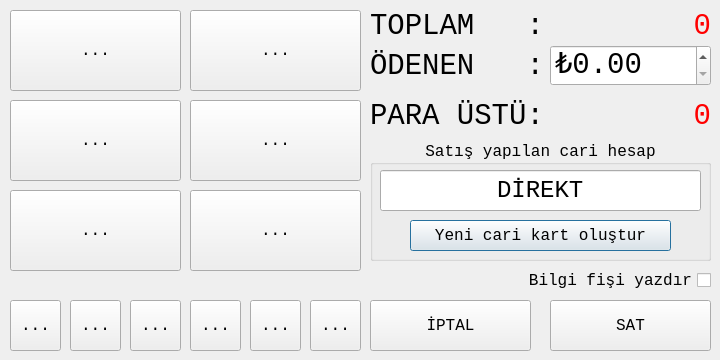
<?xml version="1.0" encoding="UTF-8"?>
<ui version="4.0">
 <class>SatisYapForm</class>
 <widget class="QDialog" name="SatisYapForm">
  <property name="geometry">
   <rect>
    <x>0</x>
    <y>0</y>
    <width>720</width>
    <height>360</height>
   </rect>
  </property>
  <property name="minimumSize">
   <size>
    <width>720</width>
    <height>360</height>
   </size>
  </property>
  <property name="maximumSize">
   <size>
    <width>720</width>
    <height>360</height>
   </size>
  </property>
  <property name="font">
   <font>
    <family>Monospace</family>
    <pointsize>12</pointsize>
   </font>
  </property>
  <property name="acceptDrops">
   <bool>false</bool>
  </property>
  <property name="windowTitle">
   <string>SATIŞI YAP</string>
  </property>
  <property name="windowIcon">
   <iconset resource="images.qrc">
    <normaloff>:/images/ui/mhss.png</normaloff>:/images/ui/mhss.png</iconset>
  </property>
  <widget class="QLabel" name="label">
   <property name="geometry">
    <rect>
     <x>370</x>
     <y>10</y>
     <width>171</width>
     <height>31</height>
    </rect>
   </property>
   <property name="font">
    <font>
     <family>Monospace</family>
     <pointsize>22</pointsize>
    </font>
   </property>
   <property name="text">
    <string>TOPLAM   :</string>
   </property>
  </widget>
  <widget class="QLabel" name="toplamLBL">
   <property name="geometry">
    <rect>
     <x>550</x>
     <y>10</y>
     <width>161</width>
     <height>31</height>
    </rect>
   </property>
   <property name="font">
    <font>
     <family>Monospace</family>
     <pointsize>22</pointsize>
    </font>
   </property>
   <property name="styleSheet">
    <string notr="true">color: rgb(255, 0, 0);</string>
   </property>
   <property name="text">
    <string>0</string>
   </property>
   <property name="alignment">
    <set>Qt::AlignRight|Qt::AlignTrailing|Qt::AlignVCenter</set>
   </property>
  </widget>
  <widget class="QLabel" name="label_3">
   <property name="geometry">
    <rect>
     <x>370</x>
     <y>50</y>
     <width>171</width>
     <height>31</height>
    </rect>
   </property>
   <property name="font">
    <font>
     <family>Monospace</family>
     <pointsize>22</pointsize>
    </font>
   </property>
   <property name="text">
    <string>ÖDENEN   :</string>
   </property>
  </widget>
  <widget class="QLabel" name="label_4">
   <property name="geometry">
    <rect>
     <x>370</x>
     <y>100</y>
     <width>171</width>
     <height>31</height>
    </rect>
   </property>
   <property name="font">
    <font>
     <family>Monospace</family>
     <pointsize>22</pointsize>
    </font>
   </property>
   <property name="text">
    <string>PARA ÜSTÜ:</string>
   </property>
  </widget>
  <widget class="QLabel" name="ParaUstuLBL">
   <property name="geometry">
    <rect>
     <x>550</x>
     <y>100</y>
     <width>161</width>
     <height>31</height>
    </rect>
   </property>
   <property name="font">
    <font>
     <family>Monospace</family>
     <pointsize>22</pointsize>
    </font>
   </property>
   <property name="styleSheet">
    <string notr="true">color: rgb(255, 0, 0);</string>
   </property>
   <property name="text">
    <string>0</string>
   </property>
   <property name="alignment">
    <set>Qt::AlignRight|Qt::AlignTrailing|Qt::AlignVCenter</set>
   </property>
  </widget>
  <widget class="QGroupBox" name="groupBox">
   <property name="geometry">
    <rect>
     <x>370</x>
     <y>140</y>
     <width>341</width>
     <height>121</height>
    </rect>
   </property>
   <property name="title">
    <string>Satış yapılan cari hesap</string>
   </property>
   <property name="alignment">
    <set>Qt::AlignCenter</set>
   </property>
   <widget class="QLineEdit" name="CariLineEdit">
    <property name="geometry">
     <rect>
      <x>10</x>
      <y>30</y>
      <width>321</width>
      <height>41</height>
     </rect>
    </property>
    <property name="font">
     <font>
      <family>Monospace</family>
      <pointsize>18</pointsize>
     </font>
    </property>
    <property name="text">
     <string>DİREKT</string>
    </property>
    <property name="alignment">
     <set>Qt::AlignCenter</set>
    </property>
   </widget>
   <widget class="QPushButton" name="pushButton_3">
    <property name="geometry">
     <rect>
      <x>40</x>
      <y>80</y>
      <width>261</width>
      <height>31</height>
     </rect>
    </property>
    <property name="text">
     <string>Yeni cari kart oluştur</string>
    </property>
    <property name="icon">
     <iconset resource="images.qrc">
      <normaloff>:/images/ui/identity-card.png</normaloff>:/images/ui/identity-card.png</iconset>
    </property>
    <property name="iconSize">
     <size>
      <width>24</width>
      <height>24</height>
     </size>
    </property>
   </widget>
  </widget>
  <widget class="QPushButton" name="iptalBtn">
   <property name="geometry">
    <rect>
     <x>370</x>
     <y>300</y>
     <width>161</width>
     <height>51</height>
    </rect>
   </property>
   <property name="text">
    <string>İPTAL</string>
   </property>
   <property name="icon">
    <iconset resource="images.qrc">
     <normaloff>:/images/ui/remove.png</normaloff>:/images/ui/remove.png</iconset>
   </property>
   <property name="iconSize">
    <size>
     <width>32</width>
     <height>32</height>
    </size>
   </property>
  </widget>
  <widget class="QPushButton" name="satBtn">
   <property name="geometry">
    <rect>
     <x>550</x>
     <y>300</y>
     <width>161</width>
     <height>51</height>
    </rect>
   </property>
   <property name="text">
    <string>SAT</string>
   </property>
   <property name="icon">
    <iconset resource="images.qrc">
     <normaloff>:/images/ui/check.png</normaloff>:/images/ui/check.png</iconset>
   </property>
   <property name="iconSize">
    <size>
     <width>32</width>
     <height>32</height>
    </size>
   </property>
  </widget>
  <widget class="QDoubleSpinBox" name="OdenendoubleSpinBox">
   <property name="geometry">
    <rect>
     <x>550</x>
     <y>45</y>
     <width>161</width>
     <height>41</height>
    </rect>
   </property>
   <property name="font">
    <font>
     <family>Monospace</family>
     <pointsize>22</pointsize>
    </font>
   </property>
   <property name="buttonSymbols">
    <enum>QAbstractSpinBox::UpDownArrows</enum>
   </property>
   <property name="prefix">
    <string>₺</string>
   </property>
   <property name="maximum">
    <double>999999.989999999990687</double>
   </property>
  </widget>
  <widget class="QCheckBox" name="fischeckBox">
   <property name="geometry">
    <rect>
     <x>520</x>
     <y>270</y>
     <width>191</width>
     <height>21</height>
    </rect>
   </property>
   <property name="layoutDirection">
    <enum>Qt::RightToLeft</enum>
   </property>
   <property name="text">
    <string>Bilgi fişi yazdır</string>
   </property>
  </widget>
  <widget class="QToolButton" name="toolButton5TL">
   <property name="geometry">
    <rect>
     <x>190</x>
     <y>190</y>
     <width>171</width>
     <height>81</height>
    </rect>
   </property>
   <property name="text">
    <string>...</string>
   </property>
   <property name="icon">
    <iconset resource="images.qrc">
     <normaloff>:/images/ui/5-TL-banknot.png</normaloff>:/images/ui/5-TL-banknot.png</iconset>
   </property>
   <property name="iconSize">
    <size>
     <width>869</width>
     <height>402</height>
    </size>
   </property>
  </widget>
  <widget class="QToolButton" name="toolButton10TL">
   <property name="geometry">
    <rect>
     <x>190</x>
     <y>100</y>
     <width>171</width>
     <height>81</height>
    </rect>
   </property>
   <property name="text">
    <string>...</string>
   </property>
   <property name="icon">
    <iconset resource="images.qrc">
     <normaloff>:/images/ui/10-TL-banknot.png</normaloff>:/images/ui/10-TL-banknot.png</iconset>
   </property>
   <property name="iconSize">
    <size>
     <width>869</width>
     <height>402</height>
    </size>
   </property>
  </widget>
  <widget class="QToolButton" name="toolButton20TL">
   <property name="geometry">
    <rect>
     <x>190</x>
     <y>10</y>
     <width>171</width>
     <height>81</height>
    </rect>
   </property>
   <property name="text">
    <string>...</string>
   </property>
   <property name="icon">
    <iconset resource="images.qrc">
     <normaloff>:/images/ui/20-TL-banknot.png</normaloff>:/images/ui/20-TL-banknot.png</iconset>
   </property>
   <property name="iconSize">
    <size>
     <width>869</width>
     <height>402</height>
    </size>
   </property>
  </widget>
  <widget class="QToolButton" name="toolButton200TL">
   <property name="geometry">
    <rect>
     <x>10</x>
     <y>10</y>
     <width>171</width>
     <height>81</height>
    </rect>
   </property>
   <property name="text">
    <string>...</string>
   </property>
   <property name="icon">
    <iconset resource="images.qrc">
     <normaloff>:/images/ui/200-TL-banknot.png</normaloff>:/images/ui/200-TL-banknot.png</iconset>
   </property>
   <property name="iconSize">
    <size>
     <width>869</width>
     <height>402</height>
    </size>
   </property>
  </widget>
  <widget class="QToolButton" name="toolButton100TL">
   <property name="geometry">
    <rect>
     <x>10</x>
     <y>100</y>
     <width>171</width>
     <height>81</height>
    </rect>
   </property>
   <property name="text">
    <string>...</string>
   </property>
   <property name="icon">
    <iconset resource="images.qrc">
     <normaloff>:/images/ui/100-TL-banknot.png</normaloff>:/images/ui/100-TL-banknot.png</iconset>
   </property>
   <property name="iconSize">
    <size>
     <width>869</width>
     <height>402</height>
    </size>
   </property>
  </widget>
  <widget class="QToolButton" name="toolButton50TL">
   <property name="geometry">
    <rect>
     <x>10</x>
     <y>190</y>
     <width>171</width>
     <height>81</height>
    </rect>
   </property>
   <property name="text">
    <string>...</string>
   </property>
   <property name="icon">
    <iconset resource="images.qrc">
     <normaloff>:/images/ui/50-TL-banknot.png</normaloff>:/images/ui/50-TL-banknot.png</iconset>
   </property>
   <property name="iconSize">
    <size>
     <width>869</width>
     <height>402</height>
    </size>
   </property>
  </widget>
  <widget class="QToolButton" name="toolButton1TL">
   <property name="geometry">
    <rect>
     <x>10</x>
     <y>300</y>
     <width>51</width>
     <height>51</height>
    </rect>
   </property>
   <property name="text">
    <string>...</string>
   </property>
   <property name="icon">
    <iconset resource="images.qrc">
     <normaloff>:/images/ui/1-TL.svg</normaloff>:/images/ui/1-TL.svg</iconset>
   </property>
   <property name="iconSize">
    <size>
     <width>48</width>
     <height>48</height>
    </size>
   </property>
  </widget>
  <widget class="QToolButton" name="toolButton50krs">
   <property name="geometry">
    <rect>
     <x>70</x>
     <y>300</y>
     <width>51</width>
     <height>51</height>
    </rect>
   </property>
   <property name="text">
    <string>...</string>
   </property>
   <property name="icon">
    <iconset resource="images.qrc">
     <normaloff>:/images/ui/50-krs.svg</normaloff>:/images/ui/50-krs.svg</iconset>
   </property>
   <property name="iconSize">
    <size>
     <width>46</width>
     <height>46</height>
    </size>
   </property>
  </widget>
  <widget class="QToolButton" name="toolButton25krs">
   <property name="geometry">
    <rect>
     <x>130</x>
     <y>300</y>
     <width>51</width>
     <height>51</height>
    </rect>
   </property>
   <property name="text">
    <string>...</string>
   </property>
   <property name="icon">
    <iconset resource="images.qrc">
     <normaloff>:/images/ui/25-krs.svg</normaloff>:/images/ui/25-krs.svg</iconset>
   </property>
   <property name="iconSize">
    <size>
     <width>44</width>
     <height>44</height>
    </size>
   </property>
  </widget>
  <widget class="QToolButton" name="toolButton10krs">
   <property name="geometry">
    <rect>
     <x>190</x>
     <y>300</y>
     <width>51</width>
     <height>51</height>
    </rect>
   </property>
   <property name="text">
    <string>...</string>
   </property>
   <property name="icon">
    <iconset resource="images.qrc">
     <normaloff>:/images/ui/10-krs.svg</normaloff>:/images/ui/10-krs.svg</iconset>
   </property>
   <property name="iconSize">
    <size>
     <width>44</width>
     <height>44</height>
    </size>
   </property>
  </widget>
  <widget class="QToolButton" name="toolButton5krs">
   <property name="geometry">
    <rect>
     <x>250</x>
     <y>300</y>
     <width>51</width>
     <height>51</height>
    </rect>
   </property>
   <property name="text">
    <string>...</string>
   </property>
   <property name="icon">
    <iconset resource="images.qrc">
     <normaloff>:/images/ui/5-krs.svg</normaloff>:/images/ui/5-krs.svg</iconset>
   </property>
   <property name="iconSize">
    <size>
     <width>42</width>
     <height>42</height>
    </size>
   </property>
  </widget>
  <widget class="QToolButton" name="toolButton1krs">
   <property name="geometry">
    <rect>
     <x>310</x>
     <y>300</y>
     <width>51</width>
     <height>51</height>
    </rect>
   </property>
   <property name="text">
    <string>...</string>
   </property>
   <property name="icon">
    <iconset resource="images.qrc">
     <normaloff>:/images/ui/1-krs.svg</normaloff>:/images/ui/1-krs.svg</iconset>
   </property>
   <property name="iconSize">
    <size>
     <width>40</width>
     <height>40</height>
    </size>
   </property>
  </widget>
 </widget>
 <tabstops>
  <tabstop>OdenendoubleSpinBox</tabstop>
  <tabstop>CariLineEdit</tabstop>
  <tabstop>pushButton_3</tabstop>
  <tabstop>fischeckBox</tabstop>
  <tabstop>satBtn</tabstop>
  <tabstop>iptalBtn</tabstop>
 </tabstops>
 <resources>
  <include location="images.qrc"/>
 </resources>
 <connections/>
</ui>
